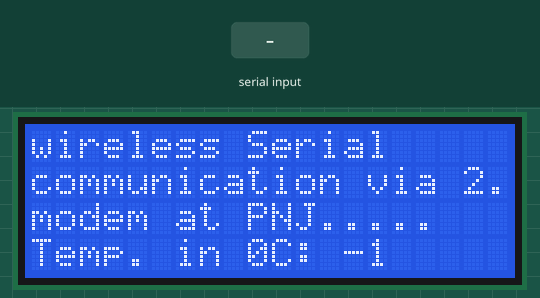
Bench run of a sketch on a simulated Arduino Uno, built with avr-gcc and run on an emulated ATmega328P. On the bench: 20×4 character LCD. The inputs (shaded band) are chosen by the test bench. What the sketch prints to the serial monitor is not drawn.

Above: at 1.2 s.
1.3 s: byte 30 received over Serial
At 1.59 s:
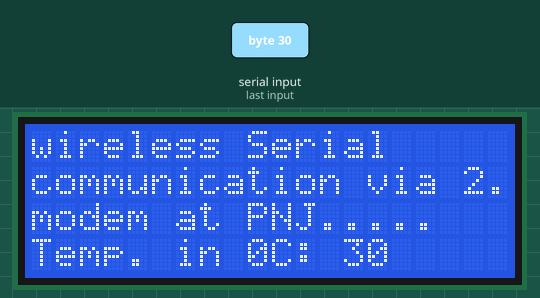
3.1 s: byte 90 received over Serial
4.8 s: byte 120 received over Serial
At 6.2 s:
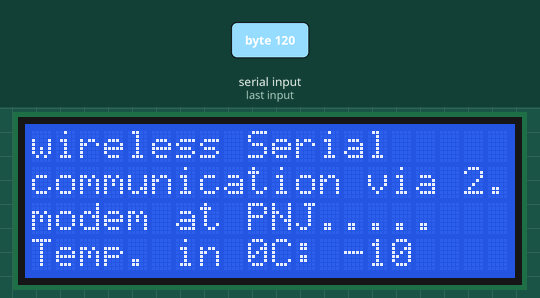
Timing chart, 0 to 7.8 s (numbered marks = the images above; inputs shaded):
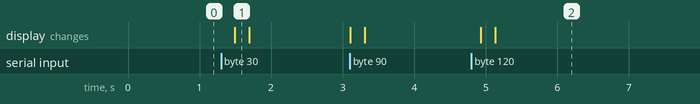

The sketch:

ARDUINO_RECEIVER.ino
```cpp
#include <LiquidCrystal.h>
LiquidCrystal lcd(13, 12, 11, 10, 9, 8);
void setup()
{
  lcd.begin(20,4);
  Serial.begin(9600);// initialize serial communication at 9600 bits per second
  lcd.setCursor(0,0);
  lcd.print("wireless Serial ");
  lcd.setCursor(0,1);
  lcd.print("communication via 2.4 GHz");
  lcd.setCursor(0,2);
  lcd.print("modem at PNJ.....");
}
// the loop routine runs over and over again forever:
void loop()
{
  int TEMP_VALUE=Serial.read();
  lcd.setCursor(0,3);
  lcd.print("Temp. in 0C:");
  lcd.setCursor(13,3);
  lcd.print(TEMP_VALUE);// print temperature value on LCD
  delay(100);
  Serial.print("TEMP_VAL:");
  Serial.println(TEMP_VALUE);
  delay(100); // delay in between reads for stability
}
```

Measured:
- after the input at 1.3 s, the display: changes after 0.19 s (image 1)
- after the input at 4.8 s, the display: first changes after 0.13 s (image 2 shows a later state)
